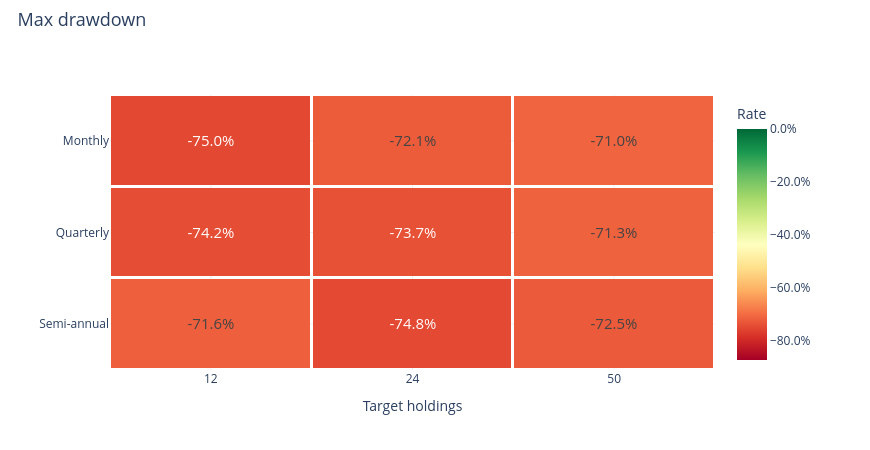

The notebook cell saved with this chart:
### Markdown cell above
### Maximum drawdown

### Code cell
research.heatmap('maximum_drawdown')

### Figure 1 — Plotly figure (JSON) as saved in the notebook; plotly's stock layout.template omitted (floating-point values rounded to 4 significant figures)
{"data": [{"colorbar": {"tickformat": ".1%", "title": {"text": "Rate"}}, "colorscale": [[0.0, "rgb(165,0,38)"], [0.1, "rgb(215,48,39)"], [0.2, "rgb(244,109,67)"], [0.3, "rgb(253,174,97)"], [0.4, "rgb(254,224,139)"], [0.5, "rgb(255,255,191)"], [0.6, "rgb(217,239,139)"], [0.7, "rgb(166,217,106)"], [0.8, "rgb(102,189,99)"], [0.9, "rgb(26,152,80)"], [1.0, "rgb(0,104,55)"]], "text": [["-75.0%", "-72.1%", "-71.0%"], ["-74.2%", "-73.7%", "-71.3%"], ["-71.6%", "-74.8%", "-72.5%"]], "textfont": {"size": 15}, "texttemplate": "%{text}", "type": "heatmap", "x": ["12", "24", "50"], "xgap": 3, "y": ["Monthly", "Quarterly", "Semi-annual"], "ygap": 3, "z": [[-0.75, -0.7213, -0.7104], [-0.7421, -0.7368, -0.7127], [-0.7156, -0.7482, -0.7246]], "zmax": 0.0, "zmin": -0.8715}], "layout": {"height": 450, "hovermode": "closest", "legend": {"font": {"size": 12}, "itemclick": "toggle", "itemdoubleclick": "toggleothers", "x": 1.025, "y": 1}, "margin": {"b": 80, "l": 110, "r": 155, "t": 95}, "title": {"font": {"size": 18}, "text": "Max drawdown", "x": 0.02, "y": 0.97}, "width": 870, "xaxis": {"title": {"text": "Target holdings"}}, "yaxis": {"autorange": "reversed"}}}
